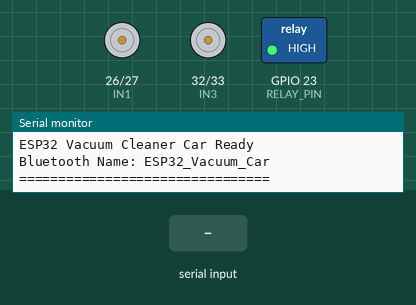
A sketch run on a simulated ESP32. Parts: motor-driver pin pairs drawn as motors (green arrow = first pin HIGH = forward, orange = second pin HIGH = backward, longer = more drive, scaled by the enable pin), switched loads named in the sketch (green lamp = pin HIGH), the last lines printed to the serial monitor. The test bench sets the inputs (shaded band). Nothing arrives over Bluetooth unless stated.

Above: at 1.2 s.
1.3 s: "F" received over the second serial link
At 2.4 s:
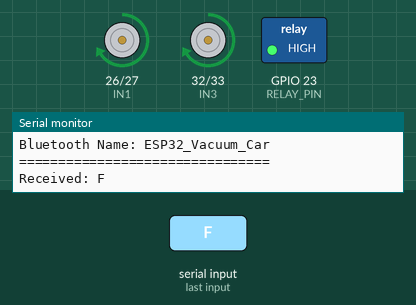
2.8 s: "B" received over the second serial link
At 3.5 s:
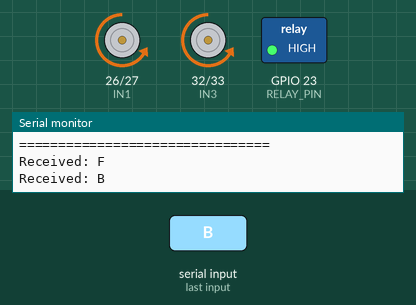
4.3 s: "L" received over the second serial link
At 4.7 s:
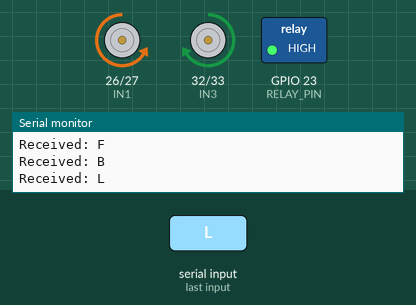
5.8 s: "R" received over the second serial link
At 7.0 s:
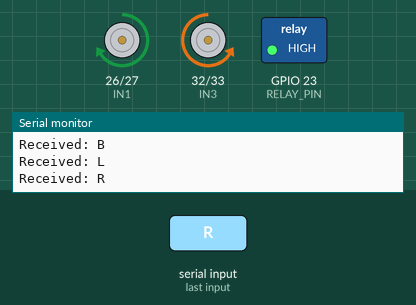
7.3 s: "V" received over the second serial link
At 8.2 s:
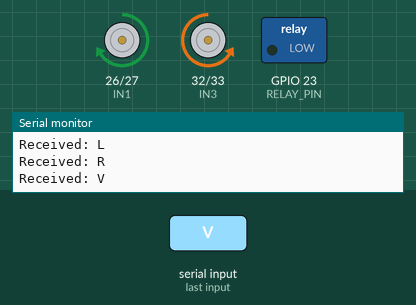
8.8 s: "S" received over the second serial link
At 9.3 s:
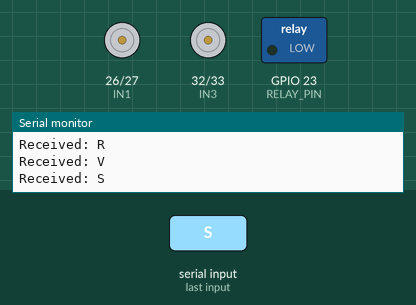
Timing chart, 0 to 11.3 s (numbered marks = the images above; inputs shaded):
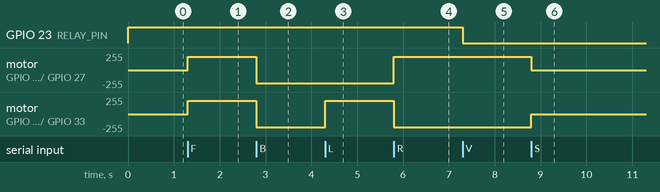

The sketch:

esp32.ino
```cpp
#include "BluetoothSerial.h"

BluetoothSerial SerialBT;

// =====================================
// L298N Motor Driver Pins
// =====================================

// Left Motor
#define ENA 25
#define IN1 26
#define IN2 27

// Right Motor
#define ENB 14
#define IN3 32
#define IN4 33

// Relay for Vacuum Motor
#define RELAY_PIN 23


// =====================================
// PWM Settings
// =====================================

#define PWM_FREQ 1000
#define PWM_RESOLUTION 8

int motorSpeed = 200;


// =====================================
// Setup
// =====================================

void setup() {

  Serial.begin(115200);

  // Bluetooth Device Name
  SerialBT.begin("ESP32_Vacuum_Car");

  // L298N Pins
  pinMode(IN1, OUTPUT);
  pinMode(IN2, OUTPUT);

  pinMode(IN3, OUTPUT);
  pinMode(IN4, OUTPUT);

  // Relay Pin
  pinMode(RELAY_PIN, OUTPUT);

  // =====================================
  // PWM Setup for L298N
  // =====================================

  ledcAttach(ENA, PWM_FREQ, PWM_RESOLUTION);
  ledcAttach(ENB, PWM_FREQ, PWM_RESOLUTION);

  // Initial State
  stopCar();
  vacuumOff();

  Serial.println("================================");
  Serial.println("ESP32 Vacuum Cleaner Car Ready");
  Serial.println("Bluetooth Name: ESP32_Vacuum_Car");
  Serial.println("================================");
}


// =====================================
// Main Loop
// =====================================

void loop() {

  if (SerialBT.available()) {

    char command = SerialBT.read();

    Serial.print("Received: ");
    Serial.println(command);

    switch (command) {

      // Car Control
      case 'F':
        forward();
        break;

      case 'B':
        backward();
        break;

      case 'L':
        left();
        break;

      case 'R':
        right();
        break;

      case 'S':
        stopCar();
        break;

      // Vacuum Control
      case 'V':
        vacuumOn();
        break;

      case 'v':
        vacuumOff();
        break;

      // Speed Control
      case '1':
        motorSpeed = 100;
        SerialBT.println("Speed: LOW");
        break;

      case '2':
        motorSpeed = 180;
        SerialBT.println("Speed: MEDIUM");
        break;

      case '3':
        motorSpeed = 255;
        SerialBT.println("Speed: HIGH");
        break;
    }
  }
}


// =====================================
// Forward
// =====================================

void forward() {

  digitalWrite(IN1, HIGH);
  digitalWrite(IN2, LOW);

  digitalWrite(IN3, HIGH);
  digitalWrite(IN4, LOW);

  ledcWrite(ENA, motorSpeed);
  ledcWrite(ENB, motorSpeed);

  SerialBT.println("CAR: FORWARD");
}


// =====================================
// Backward
// =====================================

void backward() {

  digitalWrite(IN1, LOW);
  digitalWrite(IN2, HIGH);

  digitalWrite(IN3, LOW);
  digitalWrite(IN4, HIGH);

  ledcWrite(ENA, motorSpeed);
  ledcWrite(ENB, motorSpeed);

  SerialBT.println("CAR: BACKWARD");
}


// =====================================
// Left
// =====================================

void left() {

  // Left Motor Backward
  digitalWrite(IN1, LOW);
  digitalWrite(IN2, HIGH);

  // Right Motor Forward
  digitalWrite(IN3, HIGH);
  digitalWrite(IN4, LOW);

  ledcWrite(ENA, motorSpeed);
  ledcWrite(ENB, motorSpeed);

  SerialBT.println("CAR: LEFT");
}


// =====================================
// Right
// =====================================

void right() {

  // Left Motor Forward
  digitalWrite(IN1, HIGH);
  digitalWrite(IN2, LOW);

  // Right Motor Backward
  digitalWrite(IN3, LOW);
  digitalWrite(IN4, HIGH);

  ledcWrite(ENA, motorSpeed);
  ledcWrite(ENB, motorSpeed);

  SerialBT.println("CAR: RIGHT");
}


// =====================================
// Stop
// =====================================

void stopCar() {

  digitalWrite(IN1, LOW);
  digitalWrite(IN2, LOW);

  digitalWrite(IN3, LOW);
  digitalWrite(IN4, LOW);

  ledcWrite(ENA, 0);
  ledcWrite(ENB, 0);

  SerialBT.println("CAR: STOP");
}


// =====================================
// Vacuum ON
// =====================================

void vacuumOn() {

  // সাধারণত বেশিরভাগ relay module
  // Active LOW হয়
  digitalWrite(RELAY_PIN, LOW);

  SerialBT.println("VACUUM: ON");
}


// =====================================
// Vacuum OFF
// =====================================

void vacuumOff() {

  digitalWrite(RELAY_PIN, HIGH);

  SerialBT.println("VACUUM: OFF");
}
```

Measured:
- after the input at 1.3 s, motor on GPIO 26 (IN1) / GPIO 27 (IN2), motor on GPIO 32 (IN3) / GPIO 33 (IN4): stopped → forward 199/255 at once
- after the input at 2.8 s, motor on GPIO 26 (IN1) / GPIO 27 (IN2), motor on GPIO 32 (IN3) / GPIO 33 (IN4): forward 199/255 → backward 199/255 at once
- after the input at 4.3 s, motor on GPIO 32 (IN3) / GPIO 33 (IN4): backward 199/255 → forward 199/255 at once
- after the input at 5.8 s, motor on GPIO 26 (IN1) / GPIO 27 (IN2): backward 199/255 → forward 199/255 at once; motor on GPIO 32 (IN3) / GPIO 33 (IN4): forward 199/255 → backward 199/255 at once
- after the input at 7.3 s, GPIO 23 (RELAY_PIN): HIGH → LOW at once
- after the input at 8.8 s, motor on GPIO 26 (IN1) / GPIO 27 (IN2): forward 199/255 → stopped at once; motor on GPIO 32 (IN3) / GPIO 33 (IN4): backward 199/255 → stopped at once
